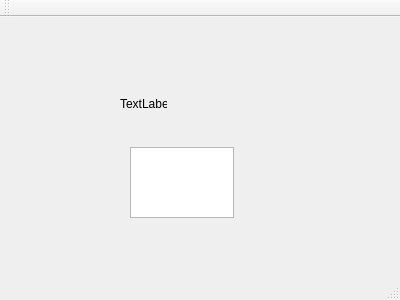
<?xml version="1.0" encoding="UTF-8"?>
<ui version="4.0">
 <class>game</class>
 <widget class="QMainWindow" name="game">
  <property name="geometry">
   <rect>
    <x>0</x>
    <y>0</y>
    <width>400</width>
    <height>300</height>
   </rect>
  </property>
  <property name="windowTitle">
   <string>game</string>
  </property>
  <widget class="QWidget" name="centralWidget">
   <widget class="QLabel" name="label_Timer">
    <property name="geometry">
     <rect>
      <x>120</x>
      <y>80</y>
      <width>47</width>
      <height>13</height>
     </rect>
    </property>
    <property name="text">
     <string>TextLabel</string>
    </property>
   </widget>
   <widget class="QTextEdit" name="textEdit">
    <property name="geometry">
     <rect>
      <x>130</x>
      <y>130</y>
      <width>104</width>
      <height>71</height>
     </rect>
    </property>
   </widget>
  </widget>
  <widget class="QMenuBar" name="menuBar">
   <property name="geometry">
    <rect>
     <x>0</x>
     <y>0</y>
     <width>400</width>
     <height>21</height>
    </rect>
   </property>
  </widget>
  <widget class="QToolBar" name="mainToolBar">
   <attribute name="toolBarArea">
    <enum>TopToolBarArea</enum>
   </attribute>
   <attribute name="toolBarBreak">
    <bool>false</bool>
   </attribute>
  </widget>
  <widget class="QStatusBar" name="statusBar"/>
 </widget>
 <layoutdefault spacing="6" margin="11"/>
 <resources/>
 <connections/>
</ui>
